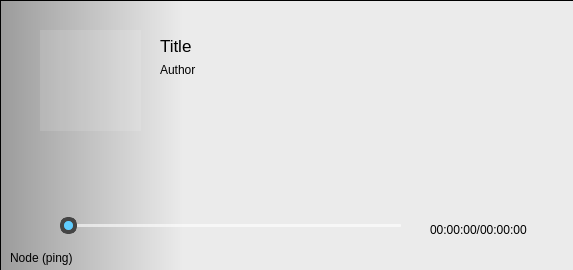
<?xml version="1.0" encoding="UTF-8"?>
<ui version="4.0">
 <class>Tune</class>
 <widget class="QMainWindow" name="Tune">
  <property name="geometry">
   <rect>
    <x>0</x>
    <y>0</y>
    <width>573</width>
    <height>270</height>
   </rect>
  </property>
  <property name="maximumSize">
   <size>
    <width>575</width>
    <height>393</height>
   </size>
  </property>
  <property name="windowTitle">
   <string>Tune Music</string>
  </property>
  <property name="toolButtonStyle">
   <enum>Qt::ToolButtonIconOnly</enum>
  </property>
  <property name="animated">
   <bool>true</bool>
  </property>
  <property name="tabShape">
   <enum>QTabWidget::Rounded</enum>
  </property>
  <property name="unifiedTitleAndToolBarOnMac">
   <bool>false</bool>
  </property>
  <widget class="QWidget" name="centralwidget">
   <widget class="QStackedWidget" name="stackedWidget">
    <property name="geometry">
     <rect>
      <x>0</x>
      <y>0</y>
      <width>575</width>
      <height>271</height>
     </rect>
    </property>
    <property name="currentIndex">
     <number>0</number>
    </property>
    <widget class="QWidget" name="page">
     <widget class="QLabel" name="background_image">
      <property name="geometry">
       <rect>
        <x>0</x>
        <y>0</y>
        <width>573</width>
        <height>271</height>
       </rect>
      </property>
      <property name="styleSheet">
       <string notr="true">background-color:white
</string>
      </property>
      <property name="text">
       <string/>
      </property>
     </widget>
     <widget class="QFrame" name="background_frame">
      <property name="geometry">
       <rect>
        <x>0</x>
        <y>0</y>
        <width>575</width>
        <height>271</height>
       </rect>
      </property>
      <property name="styleSheet">
       <string notr="true">QFrame{background-color:qlineargradient(spread:pad, x1:0, y1:0, x2:1, y2:0, stop:0 rgba(0, 0, 0, 100), stop:0.318182 rgba(0, 0, 0, 20))}</string>
      </property>
      <property name="frameShape">
       <enum>QFrame::StyledPanel</enum>
      </property>
      <property name="frameShadow">
       <enum>QFrame::Raised</enum>
      </property>
      <widget class="QLabel" name="album_cover">
       <property name="geometry">
        <rect>
         <x>40</x>
         <y>30</y>
         <width>101</width>
         <height>101</height>
        </rect>
       </property>
       <property name="styleSheet">
        <string notr="true">background-color:rgba(255,255,255,30);
</string>
       </property>
       <property name="text">
        <string/>
       </property>
      </widget>
      <widget class="QLabel" name="title">
       <property name="geometry">
        <rect>
         <x>160</x>
         <y>30</y>
         <width>391</width>
         <height>31</height>
        </rect>
       </property>
       <property name="styleSheet">
        <string notr="true">background-color:transparent;
color: black;
font:17px</string>
       </property>
       <property name="text">
        <string>Title</string>
       </property>
      </widget>
      <widget class="QSlider" name="progress_slider">
       <property name="geometry">
        <rect>
         <x>60</x>
         <y>210</y>
         <width>341</width>
         <height>30</height>
        </rect>
       </property>
       <property name="styleSheet">
        <string notr="true">

QSlider::groove:horizontal {
    height: 3px; 
    background-color: rgba(255, 255, 255, 150);
    border-radius: 1px;
    padding-left: 0px;
    padding-right: 0px;
}

QSlider::handle:horizontal {
    background-color: #60cdff;
    border: 4px solid #454545;
    width: 9px;
    min-height: 13px;
    margin: -7px 0;
    border-radius: 8px;
}

QSlider::handle:horizontal:hover {
    background-color: #60cdff;
    border: 3px solid #454545;
    width: 11px;
    min-height: 13px;
    margin: -7px 0;
    border-radius: 8px;
}

QSlider::handle:horizontal:pressed {
    background-color: #60cdff;
    border: 5px solid #454545;
    width: 7px;
    min-height: 13px;
    margin: -7px 0;
    border-radius: 8px;
}

QSlider::groove:horizontal:disabled {
    background-color: rgba(255, 255, 255, 75);
}

QSlider::handle:horizontal:disabled {
    background-color: #454545;
    border: 6px solid #353535;
}</string>
       </property>
       <property name="maximum">
        <number>100</number>
       </property>
       <property name="orientation">
        <enum>Qt::Horizontal</enum>
       </property>
      </widget>
      <widget class="QLabel" name="time">
       <property name="geometry">
        <rect>
         <x>430</x>
         <y>220</y>
         <width>111</width>
         <height>20</height>
        </rect>
       </property>
       <property name="styleSheet">
        <string notr="true">background-color:transparent;
color: black;</string>
       </property>
       <property name="text">
        <string>00:00:00/00:00:00</string>
       </property>
      </widget>
      <widget class="QLabel" name="author">
       <property name="geometry">
        <rect>
         <x>160</x>
         <y>60</y>
         <width>111</width>
         <height>20</height>
        </rect>
       </property>
       <property name="styleSheet">
        <string notr="true">background-color:transparent;
color: black;</string>
       </property>
       <property name="text">
        <string>Author</string>
       </property>
      </widget>
      <widget class="QLabel" name="node">
       <property name="geometry">
        <rect>
         <x>10</x>
         <y>250</y>
         <width>111</width>
         <height>16</height>
        </rect>
       </property>
       <property name="styleSheet">
        <string notr="true">background-color:transparent;
color: black;</string>
       </property>
       <property name="text">
        <string>Node (ping)</string>
       </property>
      </widget>
     </widget>
    </widget>
    <widget class="QWidget" name="page_2">
     <widget class="QLabel" name="label">
      <property name="geometry">
       <rect>
        <x>0</x>
        <y>0</y>
        <width>575</width>
        <height>231</height>
       </rect>
      </property>
      <property name="text">
       <string/>
      </property>
     </widget>
     <widget class="QLabel" name="label_2">
      <property name="geometry">
       <rect>
        <x>10</x>
        <y>10</y>
        <width>161</width>
        <height>31</height>
       </rect>
      </property>
      <property name="text">
       <string>Tune Connect</string>
      </property>
      <property name="textFormat">
       <enum>Qt::PlainText</enum>
      </property>
     </widget>
     <widget class="QPushButton" name="links">
      <property name="geometry">
       <rect>
        <x>10</x>
        <y>340</y>
        <width>121</width>
        <height>41</height>
       </rect>
      </property>
      <property name="cursor">
       <cursorShape>PointingHandCursor</cursorShape>
      </property>
      <property name="styleSheet">
       <string notr="true">QPushButton {
    background-color:#2D2D2D;
    border-radius: 5px;
    color:white;
    font: 13px 'Segoe UI';
    color: #ffffff;
    border:1px solid #313131;
    padding: 7px 20px; 
    margin-right: 5px;
}

QPushButton:hover {
    background-color:#343434
;
}

QPushButton:pressed,
QPushButton:pressed:focus {
    background-color:#262626;
    border: 1px solid rgba(255, 255, 255, 8);
    color: #c8c8c8;
}</string>
      </property>
      <property name="text">
       <string/>
      </property>
     </widget>
    </widget>
   </widget>
  </widget>
 </widget>
 <resources/>
 <connections/>
</ui>
